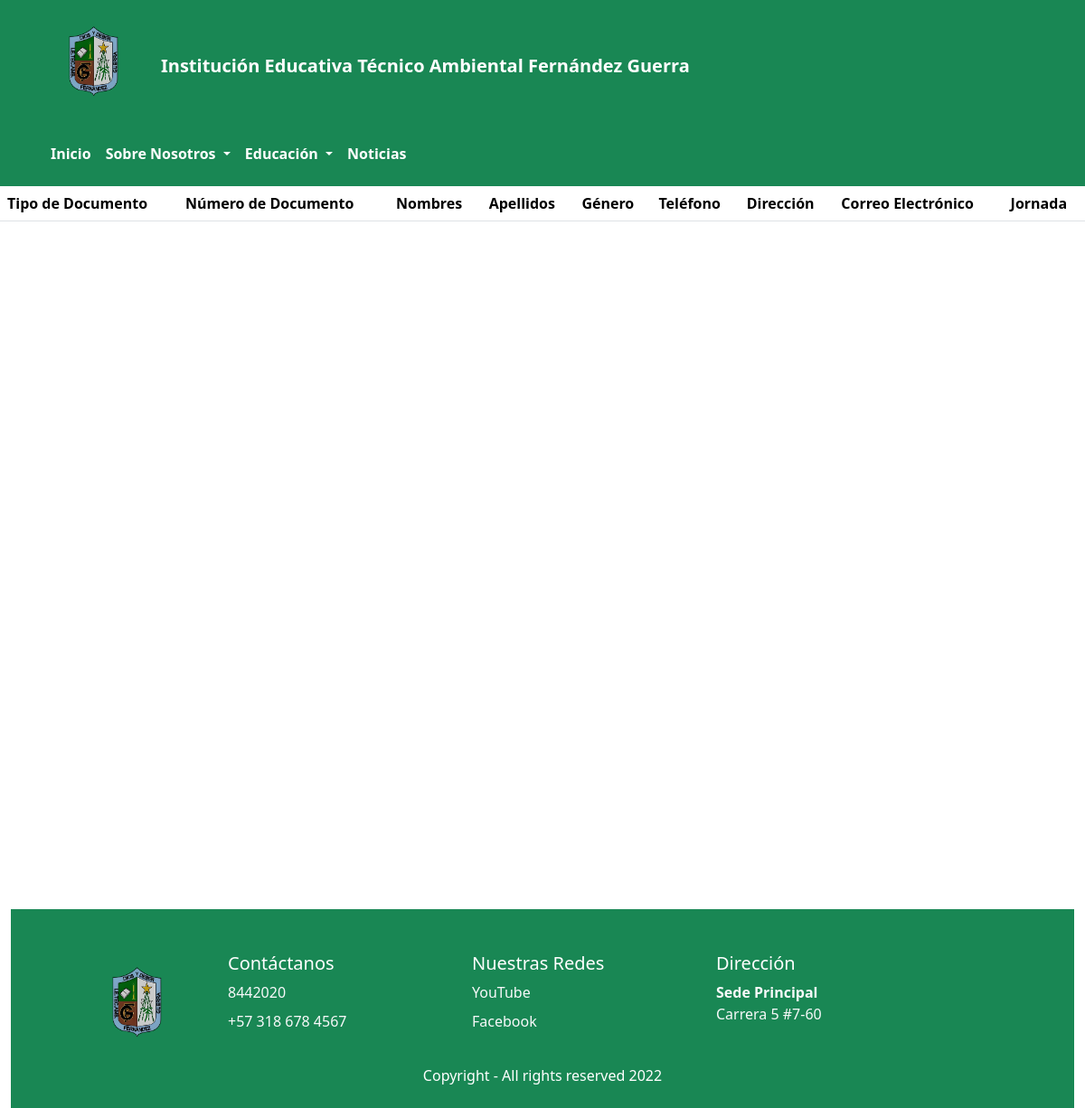
The page /docentes/ on the database as committed earlier.
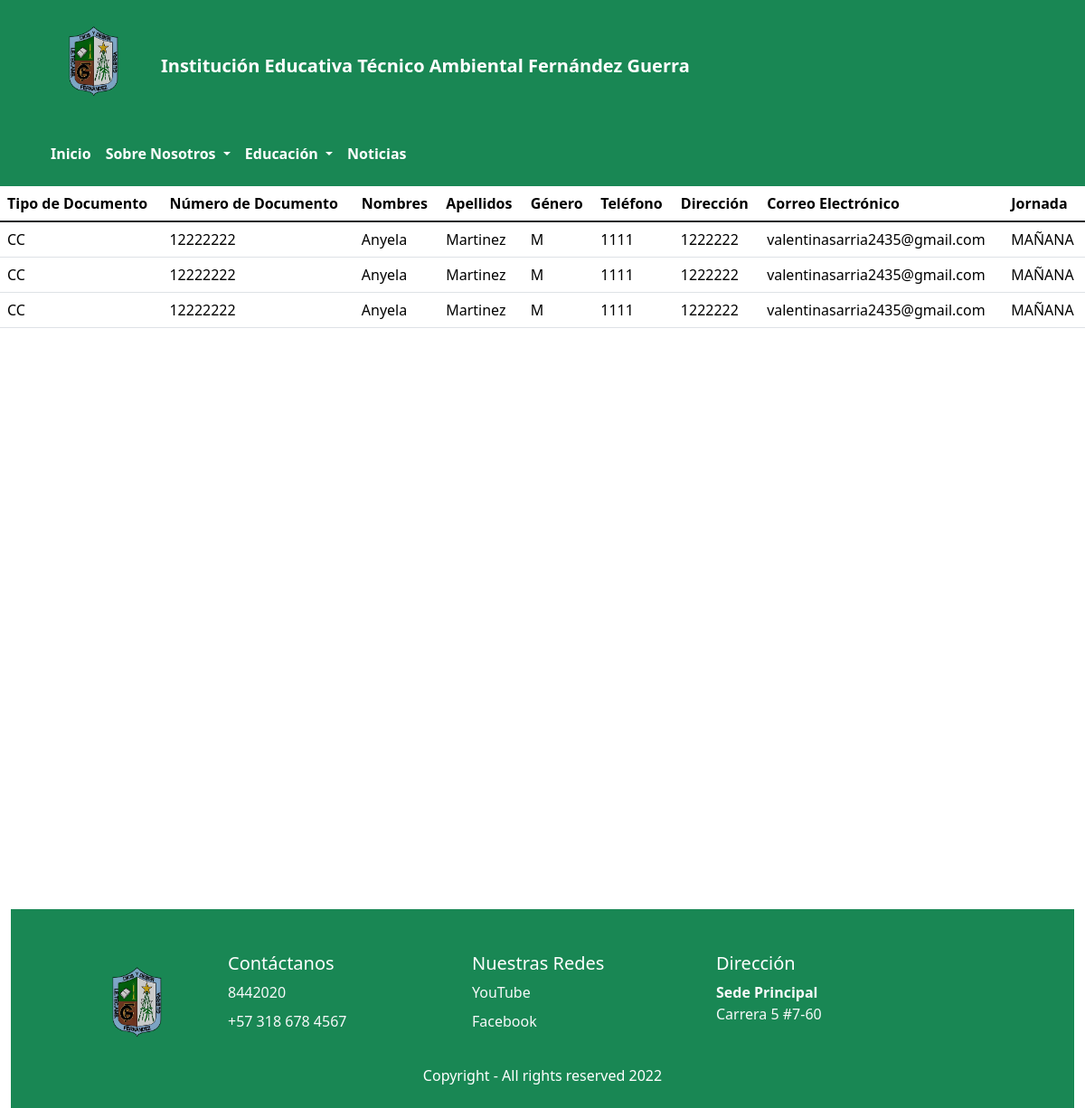
The same page on the database as committed later.
### docentes/models.py (models this page shows)
class Docente(models.Model):
        class TipoDoc(models.TextChoices):
                CC='CC', _('Cédula de Ciudadanía')
                CE='CE', _('Cédula de Extranjería')
                PP='PP', _('Pasaporte')
        TipoDoc=models.CharField(max_length=3,choices=TipoDoc.choices, default=TipoDoc.CC, verbose_name="Tipo de Documento")
        numDoc=models.CharField(max_length=60, verbose_name="Número de Documento")
        nombres=models.CharField(max_length=60, verbose_name="Nombres")
        apellidos=models.CharField(max_length=60, verbose_name="Apellidos")
        class Genero(models.TextChoices):
                M='M', _('Masculino')
                F='F', _('Femenino')
                I='I', _('Indefinido')
        Genero=models.CharField(max_length=3,choices=Genero.choices, default=Genero.M, verbose_name="Género")
        telefono=models.CharField(max_length=20, verbose_name="Teléfono")
        direccion=models.CharField(max_length=40, verbose_name="Dirección")
        correo=models.CharField(max_length=60, verbose_name="Correo Electrónico")
        class Estado(models.TextChoices):
                ACTIVO='1', _('Activo')
                INACTIVO='0', _('Inactivo')
        Estado=models.CharField(max_length=1,choices=Estado.choices, default=Estado.ACTIVO, verbose_name="Estado")
        class Jornada(models.TextChoices):
                JM='MAÑANA', _('Jornada Mañana')
                JT='TARDE', _('Jornada Tarde')
        Jornada=models.CharField(max_length=10,choices=Jornada.choices, default=Jornada.JM, verbose_name="Jornada")
        usuario=models.ForeignKey(Usuario, on_delete=models.CASCADE,verbose_name='Usuario')

### docentes/views.py (the view)
# urls.py: path('',docente,name="docente"),
def docente(request):
    titulo="Docente"
    docentes= Docente.objects.all()
    context={
        'titulo':titulo,
        'docentes':docentes
}
    return render(request,'docentes/docente.html',context)

### base/Templates/docentes/docente.html
{% extends 'partials/body.html' %}
{% block contenido %}
<table class="table">
    <thead>
    <tr>
      <th scope="col">Tipo de Documento</th>
      <th scope="col">Número de Documento</th>
      <th scope="col">Nombres</th>
      <th scope="col">Apellidos</th>
      <th scope="col">Género</th>
      <th scope="col">Teléfono</th>
      <th scope="col">Dirección</th>
      <th scope="col">Correo Electrónico</th>
      <th scope="col">Jornada</th>
    </tr>
    </thead>
    <tbody>
    {% for docente in docentes %}
    <tr>
        <td>{{docente.TipoDoc}}</td>
        <td>{{docente.numDoc}}</td>
        <td>{{docente.nombres}}</td>
        <td>{{docente.apellidos}}</td>
        <td>{{docente.Genero}}</td>
        <td>{{docente.telefono}}</td>
        <td>{{docente.direccion}}</td>
        <td>{{docente.correo}}</td>
        <td>{{docente.Jornada}}</td>
    </tr>
        {% endfor %}
    </tbody>
    </table>
{% endblock contenido %}

### base/Templates/partials/body.html (shortened to what this page needs)
{% load static %}
{% load bootstrap5 %}
{% bootstrap_css %}
<!DOCTYPE html>
<html lang="en">
<head>
<link href="https://cdn.jsdelivr.net/npm/bootstrap@5.1.3/dist/css/bootstrap.min.css" rel="stylesheet">
</head>
<body>
    <div class="wrapper">
        {% include 'partials/header.html' %}
        <div class="content-wrapper">
            {% block contenido %}
            {% endblock contenido %}
        </div>
        {% include 'partials/footer.html' %}
    </div>
</body>
</html>

### base/Templates/partials/header.html (shortened to what this page needs)
{% load static %}
<nav class="navbar navbar-light  bg-success  ">
  <div class="container-fluid">
    <a class="navbar-brand text-white" href="...">
      <img src="{% static 'img/zyro-image.png' %}" class="img-circle elevation-2" alt="User Image" width="154" height="124" class="d-inline-block align-text-top"><b>Institución Educativa Técnico Ambiental Fernández Guerra</b></a>
    <nav class="navbar navbar-expand-lg navbar-light bg-success ">
      <div class="container-fluid">
        <div class="collapse navbar-collapse " id="navbarNavDropdown">
          <ul class="navbar-nav">
            <li class="nav-item">
              <a class="nav-link active text-white" aria-current="page" href="#"><b>Inicio</b></a>
            </li>
            <li class="nav-item dropdown">
              <a class="nav-link dropdown-toggle text-white " href="#" id="navbarDropdownMenuLink" role="button" data-bs-toggle="dropdown" aria-expanded="false">
                <b>Sobre Nosotros</b>
              </a>
            </li>
            <li class="nav-item dropdown">
              <a class="nav-link dropdown-toggle text-white " href="#" id="navbarDropdownMenuLink" role="button" data-bs-toggle="dropdown" aria-expanded="false">
                <b>Educación</b>
              </a>
            </li>
            <li class="nav-item">
              <a class="nav-link text-white" href="#"><b>Noticias</b></a>
            </li>
          </ul>
        </div>
      </div>
    </nav>
  </div>
</nav>

### base/Templates/partials/footer.html (shortened to what this page needs)
{% load static %}
<body>
    <div class="container-fluid">
        <div class="row p-5 pb-2 bg-success text-white">
            <div class="col-xs-12 col-md-6 col-lg-2">
                <img src="{% static 'img/zyro-image.png' %}" class="img-circle elevation-2" alt="User Image" width="154" height="124" class="d-inline-block align-text-top"></a>
            </div>
            <div class="col-xs-12 col-md-6 col-lg-3">
                <p class="h5 mb-2">Contáctanos</p>
                <div class="mb-2">
                    <a class="text-light text text-decoration-none" href="#">8442020</a>
                </div>
                <div class="mb-2">
                    <a class="text-light text text-decoration-none" href="#">+57 318 678 4567</a>
                </div>
            </div>
            <div class="col-xs-12 col-md-6 col-lg-3">
                <p class="h5 mb-2">Nuestras Redes</p>
                <div class="mb-2">
                    <a class="text-light text text-decoration-none" href="#">YouTube</a>
                </div>
                <div class="mb-2">
                    <a class="text-light text text-decoration-none" href="#">Facebook</a>
                </div>
            </div>
            <div class="col-xs-12 col-md-6 col-lg-3">
                <p class="h5 mb-2">Dirección</p>
                <div class="mb-2">
                    <a class="text-light text text-decoration-none" href="#"><b>Sede Principal</b><br>Carrera 5 #7-60</a>
                </div>
            </div>
            <div class="col-xs-12">
                <p class="text-white  text-center">Copyright - All rights reserved 2022</p>
            </div>
        </div>
    </div>
</body>

### base/Templates/partials/js.html (shortened to what this page needs)
{% load static %}

Rows that differ between the two databases and show on the page:
added Docente: TipoDoc "CC", numDoc "12222222", nombres "Anyela", apellidos "Martinez", Genero "M", telefono "1111", direccion "1222222", correo "valentinasarria2435@gmail.com", Jornada "MAÑANA"
added Docente: TipoDoc "CC", numDoc "12222222", nombres "Anyela", apellidos "Martinez", Genero "M", telefono "1111", direccion "1222222", correo "valentinasarria2435@gmail.com", Jornada "MAÑANA"
added Docente: TipoDoc "CC", numDoc "12222222", nombres "Anyela", apellidos "Martinez", Genero "M", telefono "1111", direccion "1222222", correo "valentinasarria2435@gmail.com", Jornada "MAÑANA"
